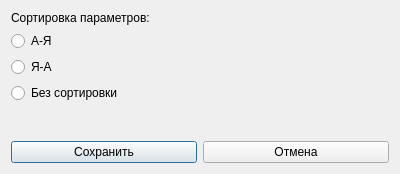
<?xml version="1.0" encoding="UTF-8"?>
<ui version="4.0">
    <class>SortDialog</class>
    <widget class="QDialog" name="SortDialog">
        <property name="geometry">
            <rect>
                <x>0</x>
                <y>0</y>
                <width>400</width>
                <height>174</height>
            </rect>
        </property>
        <property name="windowTitle">
            <string>Сортировка</string>
        </property>
        <layout class="QGridLayout" name="gridLayout">
            <item row="0" column="0">
                <layout class="QVBoxLayout" name="verticalLayout_2">
                    <item>
                        <layout class="QVBoxLayout" name="verticalLayout">
                            <item>
                                <widget class="QLabel" name="label">
                                    <property name="text">
                                        <string>Сортировка параметров:</string>
                                    </property>
                                </widget>
                            </item>
                            <item>
                                <widget class="QRadioButton" name="escRadioButton">
                                    <property name="text">
                                        <string>А-Я</string>
                                    </property>
                                </widget>
                            </item>
                            <item>
                                <widget class="QRadioButton" name="descRadioButton">
                                    <property name="text">
                                        <string>Я-А</string>
                                    </property>
                                </widget>
                            </item>
                            <item>
                                <widget class="QRadioButton" name="offRadioButton">
                                    <property name="text">
                                        <string>Без сортировки</string>
                                    </property>
                                </widget>
                            </item>
                        </layout>
                    </item>
                    <item>
                        <spacer name="verticalSpacer">
                            <property name="orientation">
                                <enum>Qt::Vertical</enum>
                            </property>
                            <property name="sizeHint" stdset="0">
                                <size>
                                    <width>20</width>
                                    <height>40</height>
                                </size>
                            </property>
                        </spacer>
                    </item>
                    <item>
                        <layout class="QHBoxLayout" name="horizontalLayout">
                            <item>
                                <widget class="QPushButton" name="saveButton">
                                    <property name="text">
                                        <string>Сохранить</string>
                                    </property>
                                </widget>
                            </item>
                            <item>
                                <widget class="QPushButton" name="cancelButton">
                                    <property name="text">
                                        <string>Отмена</string>
                                    </property>
                                </widget>
                            </item>
                        </layout>
                    </item>
                </layout>
            </item>
        </layout>
    </widget>
    <resources/>
    <connections/>
</ui>
